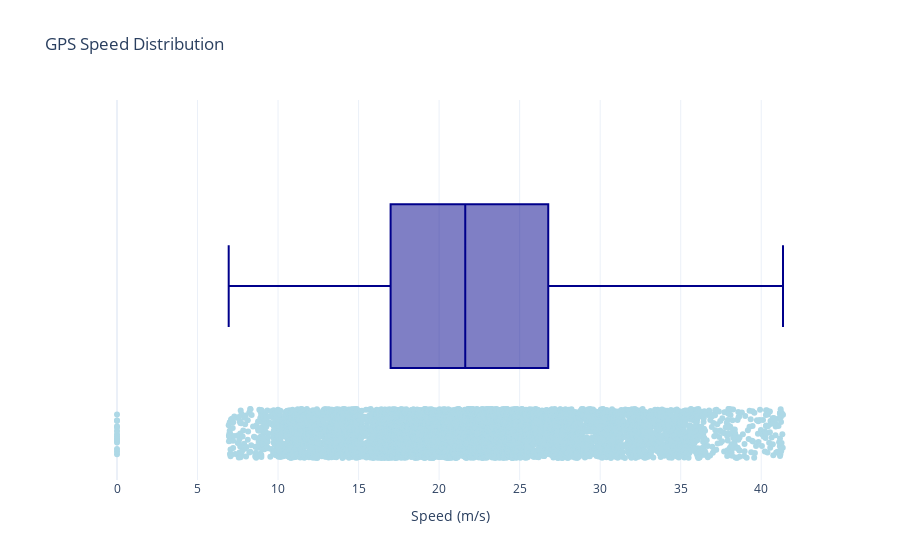

Write notebook code for a chart like this one.
### Code cell
import re
import plotly.express as px
import plotly.graph_objects as go
import plotly

# Function to extract GPS Speed information from the file
def extract_gps_speeds(filename):
    with open(filename, 'r') as file:
        content = file.read()

    # Regular expression to find GPS Speed
    speed_pattern = r"GPS Speed\s+:\s+([\d.]+)"
    speeds = [float(match) for match in re.findall(speed_pattern, content)]
    return speeds

# Plot a boxplot of the speed distribution using Plotly
def plot_speed_distribution(speeds):
    fig = go.Figure()

    # Add box plot to the figure
    fig.add_trace(go.Box(
        x=speeds,
        name="GPS Speeds",
        boxpoints="all",  # Show all points
        jitter=0.3,  # Spread out the points
        pointpos=-1.8,  # Position the points
        marker=dict(color="lightblue"),
        line=dict(color="darkblue")
    ))

    # Update layout
    fig.update_layout(
        title="GPS Speed Distribution",
        xaxis_title="Speed (m/s)",
        yaxis_title="",
        xaxis=dict(showgrid=True),
        yaxis=dict(showticklabels=False),
        template="plotly_white"
    )

    fig.show()

# Main execution
if __name__ == "__main__":
    # Display the Plotly version
    print(f"Plotly version: {plotly.__version__}")

    filename = "output-2.txt"
    gps_speeds = extract_gps_speeds(filename)
    print(f"Extracted {len(gps_speeds)} GPS speeds.")
    plot_speed_distribution(gps_speeds)

### Figure 1 — Plotly figure (JSON) as saved in the notebook; plotly's stock layout.template omitted (floating-point values rounded to 4 significant figures; data arrays with more than 128 entries replaced by an {"elided": "..."} marker saying what was removed)
{"data": [{"boxpoints": "all", "jitter": 0.3, "line": {"color": "darkblue"}, "marker": {"color": "lightblue"}, "name": "GPS Speeds", "pointpos": -1.8, "type": "box", "x": {"elided": "7414 float values"}}], "layout": {"title": {"text": "GPS Speed Distribution"}, "xaxis": {"showgrid": true, "title": {"text": "Speed (m/s)"}}, "yaxis": {"showticklabels": false, "title": {"text": ""}}}}
